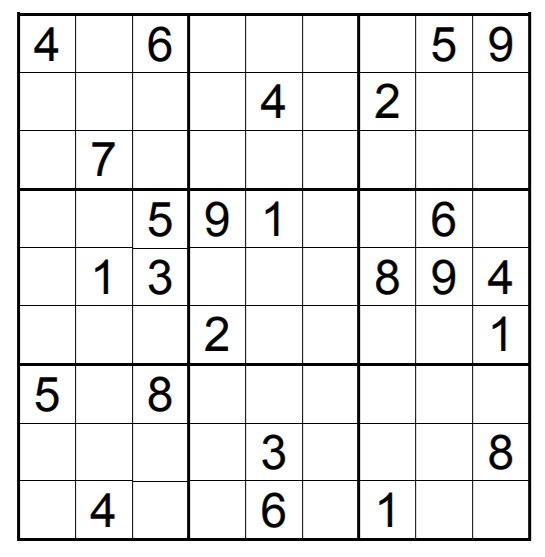
#> input picture su1.PNG, 545 x 557 px, found by its file name
$ python 'Image Solve.py'
#> lines starting #> are read from the running program, lines starting #| are printed output that depends on the picture; after the words box and inside, x2 and y2 are one past the last pixel; in counts of white or black regions, pixels touching at a corner belong together
import cv2
import numpy as np
from imutils import paths, contours

# Load image, grayscale, and adaptive threshold
image = cv2.imread('su1.png')
#> image is the input picture: shape (557, 545, 3); mean B, G, R 232.9, 232.9, 232.9
gray = cv2.cvtColor(image, cv2.COLOR_BGR2GRAY)
thresh = cv2.adaptiveThreshold(gray,255,cv2.ADAPTIVE_THRESH_GAUSSIAN_C, cv2.THRESH_BINARY_INV,57,5)
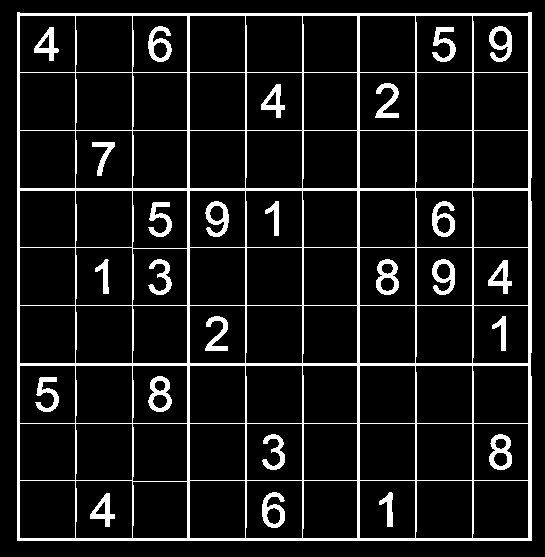
#> thresh: shape (557, 545); 10% white; 26 white regions

# Filter out all numbers and noise to isolate only boxes
cnts = cv2.findContours(thresh, cv2.RETR_TREE, cv2.CHAIN_APPROX_SIMPLE)
#> cnts = 123 contours; largest, box (x1, y1, x2, y2) and area: (17, 12, 532, 541) 270838, (75, 480, 133, 539) 3270, (75, 130, 133, 189) 3270, (75, 365, 133, 424) 3268, (75, 305, 133, 364) 3266
cnts = cnts[0] if len(cnts) == 2 else cnts[1]
for c in cnts:
    area = cv2.contourArea(c)
    if area < 1000:
        cv2.drawContours(thresh, [c], -1, (0,0,0), -1)
#> this loop made 123 passes
#> area on passes 1 to 12: 270838, 3092, 3192.5, 3252.5, 3246, 189.5, 3139.5, 3256.5, 520.5, 181, 3246, 3270
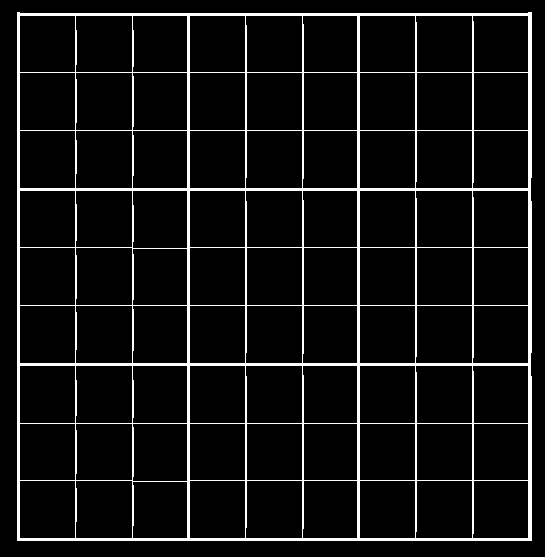
#> thresh: shape (557, 545); 7.1% white; 1 white region, box (x1, y1, x2, y2) and area: (17, 12, 532, 541) 21511

# Fix horizontal and vertical lines
vertical_kernel = cv2.getStructuringElement(cv2.MORPH_RECT, (1,5))
#> vertical_kernel = [1, 1, 1, 1, 1]
thresh = cv2.morphologyEx(thresh, cv2.MORPH_CLOSE, vertical_kernel, iterations=9)
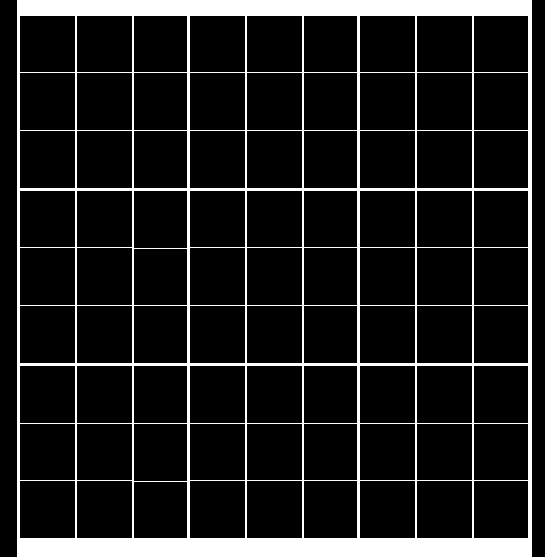
#> thresh: shape (557, 545); 12.2% white; 1 white region, box (x1, y1, x2, y2) and area: (17, 0, 532, 557) 36955
horizontal_kernel = cv2.getStructuringElement(cv2.MORPH_RECT, (5,1))
#> horizontal_kernel = [[1, 1, 1, 1, 1]]
thresh = cv2.morphologyEx(thresh, cv2.MORPH_CLOSE, horizontal_kernel, iterations=4)

# Sort by top to bottom and each row by left to right
invert = 255 - thresh
#> invert: shape (557, 545); 87.8% white; 1 black region
cnts = cv2.findContours(invert, cv2.RETR_TREE, cv2.CHAIN_APPROX_SIMPLE)
#> cnts = 83 contours; largest, box (x1, y1, x2, y2) and area: (0, 0, 17, 557) 8896, (532, 0, 545, 557) 6672, (417, 481, 472, 538) 3024, (360, 481, 415, 538) 3024, (247, 481, 302, 538) 3024
cnts = cnts[0] if len(cnts) == 2 else cnts[1]
(cnts, _) = contours.sort_contours(cnts, method="top-to-bottom")
#> cnts = 83 contours; largest, box (x1, y1, x2, y2) and area: (0, 0, 17, 557) 8896, (532, 0, 545, 557) 6672, (417, 73, 472, 130) 3024, (360, 73, 415, 130) 3024, (247, 73, 302, 130) 3024

sudoku_rows = []
row = []
for (i, c) in enumerate(cnts, 1):
    area = cv2.contourArea(c)
    if area < 50000:
        row.append(c)
        if i % 9 == 0:
            (cnts, _) = contours.sort_contours(row, method="left-to-right")
            sudoku_rows.append(cnts)
            row = []
#> this loop made 83 passes
#> (c, area) on passes 1 to 12: ([[532, 0], [532, 556], [544, 556], [544, 0]], 6672), ([[0, 0], [0, 556], [16, 556], [16, 0]], 8896), ([[474, 16], [474, 71], [527, 71], [527, 16]], 2915), ([[417, 16], [417, 71], [471, 71], [471, 16]], 2970), ([[360, 16], [360, 71], [414, 71], [414, 16]], 2970), ([[304, 16], [304, 71], [356, 71], [356, 16]], 2860), ([[247, 16], [247, 71], [301, 71], [301, 16]], 2970), ([[190, 16], [190, 71], [244, 71], [244, 16]], 2970), ([[134, 16], [134, 71], [186, 71], [186, 16]], 2860), ([[77, 16], [77, 71], [131, 71], [131, 16]], 2970), ([[20, 16], [20, 71], [74, 71], [74, 16]], 2970), ([[474, 73], [474, 129], [527, 129], [527, 73]], 2968)
#> area on passes 61 to 66: 3024, 3024, 2912, 3024, 3024, 2915
#> after the loop, sudoku_rows = 9 items
print(sudoku_rows)
#> (printed output is left out)
# Iterate through each box
for row in sudoku_rows:
    for c in row:
        mask = np.zeros(image.shape, dtype=np.uint8)
        cv2.drawContours(mask, [c], -1, (255,255,255), -1)
        result = cv2.bitwise_and(image, mask)
        result[mask==0] = 255
        cv2.imshow('result', result)
        cv2.waitKey(175)
#> this loop made 9 passes
#> pass 1, `cv2.imshow('result', result)`:
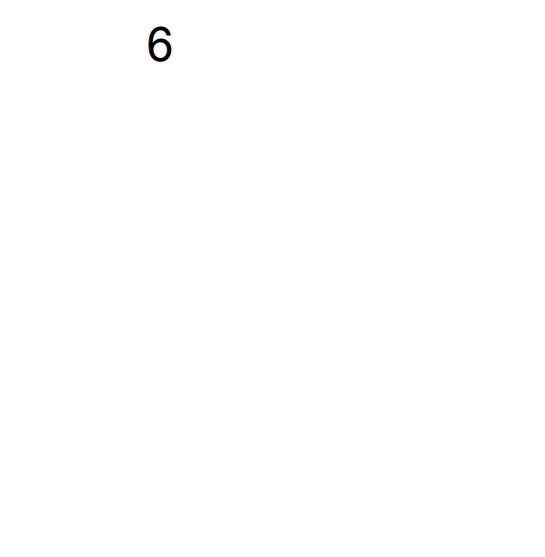
#> window 'result': shape (557, 545, 3); mean B, G, R 254.7, 254.7, 254.7
#> pass 1, `cv2.imshow('result', result)`:
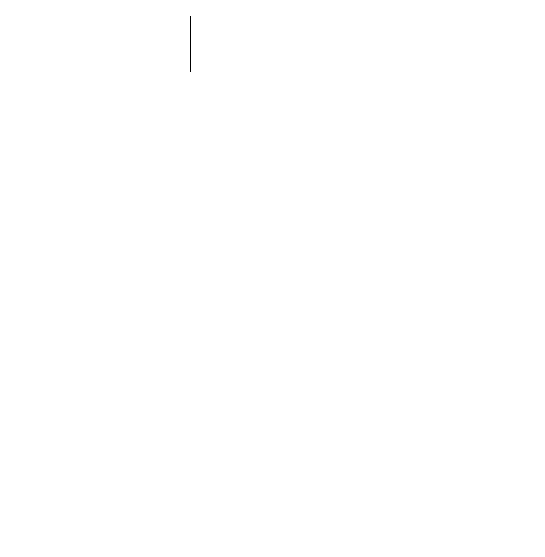
#> window 'result': shape (557, 545, 3); values 227 (black) and 255 (white), 100% white; black in thin lines or dots, all inside (x1, y1, x2, y2) = (190, 16, 191, 72)
#> after the loop:
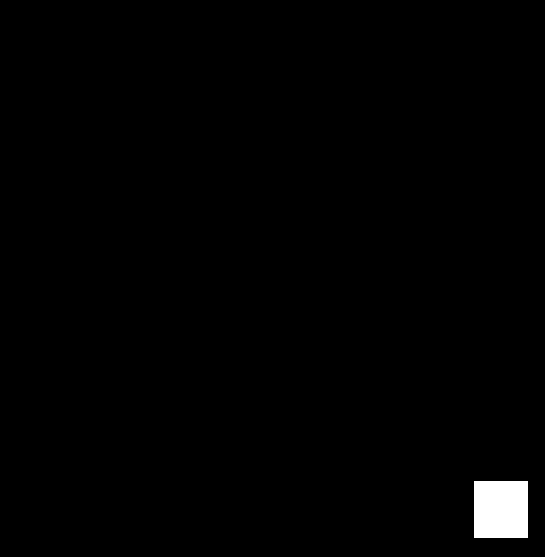
#> mask: shape (557, 545, 3); 1% white; 1 white region, box (x1, y1, x2, y2) and area: (474, 481, 528, 538) 3078

cv2.imshow('thresh', thresh)
cv2.imshow('invert', invert)
cv2.waitKey()
